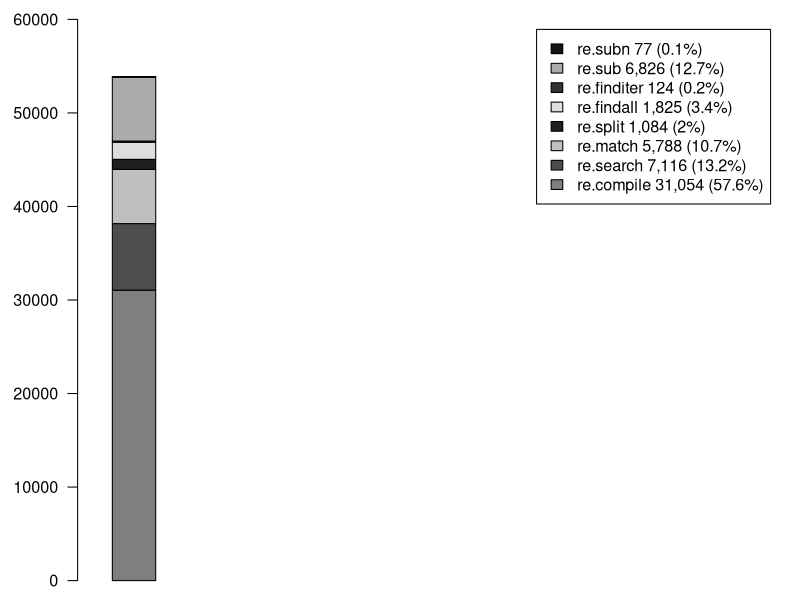
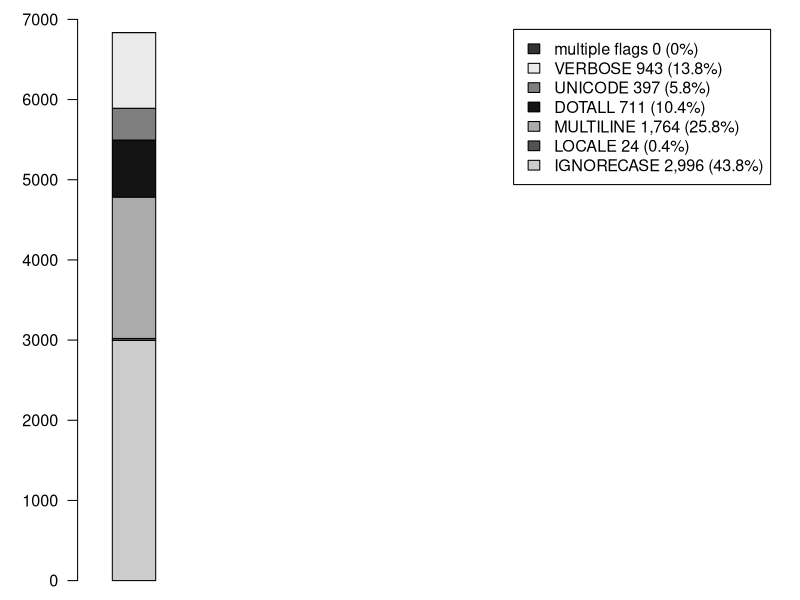

Generate these figures, in order, with R: (Note: this script raises an error after producing the figures.)

setEPS()
postscript("/Users/carlchapman/Documents/SoftwareProjects/tour_de_source/analysis/analysis_output/partFunctions.eps",width=5,height=2.1)
par(mar=c(1,4,1,1), cex=.97)
M_partFunctions = matrix(c(31054,7116,5788,1084,1825,124,6826,77),ncol=1,byrow=T)
rownames(M_partFunctions)=c("re.compile 31,054 (57.6%)","re.search 7,116 (13.2%)","re.match 5,788 (10.7%)","re.split 1,084 (2%)","re.findall 1,825 (3.4%)","re.finditer 124 (0.2%)","re.sub 6,826 (12.7%)","re.subn 77 (0.1%)")
barplot(M_partFunctions, legend=rownames(M_partFunctions),col=c("gray50","gray30","gray75","gray12","gray87","gray20","gray67","gray8"),xlim=c(0,9),width=0.6,ylim = range(pretty(c(0, 53894))),las=1)
dev.off()

setEPS()
postscript("/Users/carlchapman/Documents/SoftwareProjects/tour_de_source/analysis/analysis_output/partFlags.eps",width=5,height=2.1)
par(mar=c(1,4,1,1), cex=.97)
M_partFlags = matrix(c(2996,24,1764,711,397,943,0),ncol=1,byrow=T)
rownames(M_partFlags)=c("IGNORECASE 2,996 (43.8%)","LOCALE 24 (0.4%)","MULTILINE 1,764 (25.8%)","DOTALL 711 (10.4%)","UNICODE 397 (5.8%)","VERBOSE 943 (13.8%)","multiple flags 0 (0%)")
barplot(M_partFlags,legend=rownames(M_partFlags),col=c("gray80","gray32","gray67","gray8","gray50","gray92","grey20"),xlim=c(0,9),width=0.6,ylim = range(pretty(c(0, 6835))),las=1)
dev.off()

............